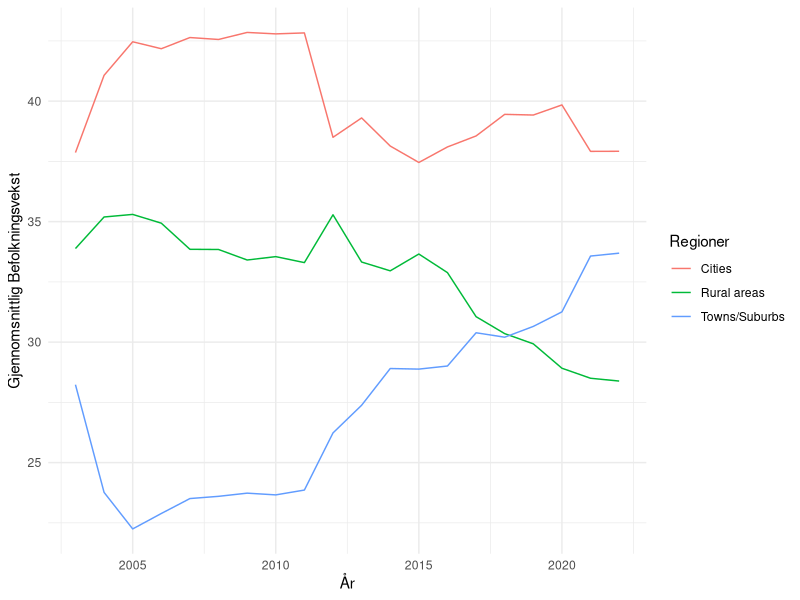
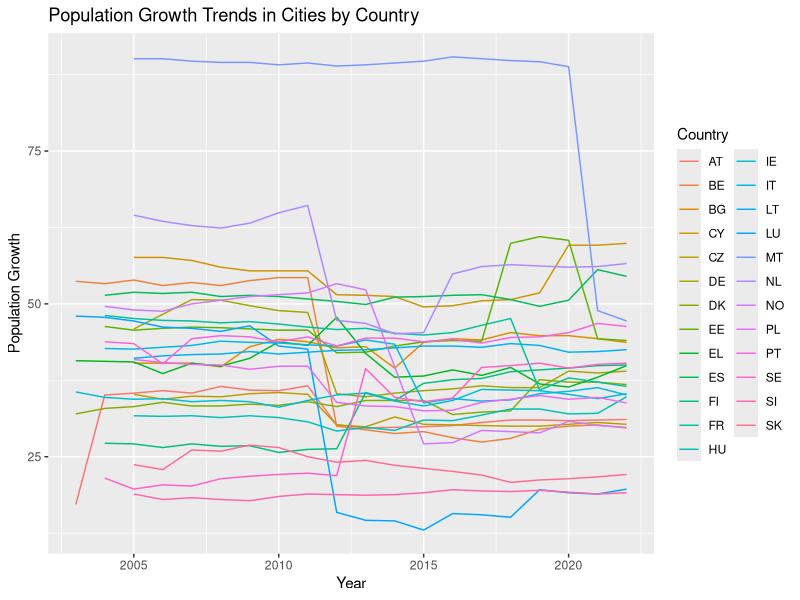
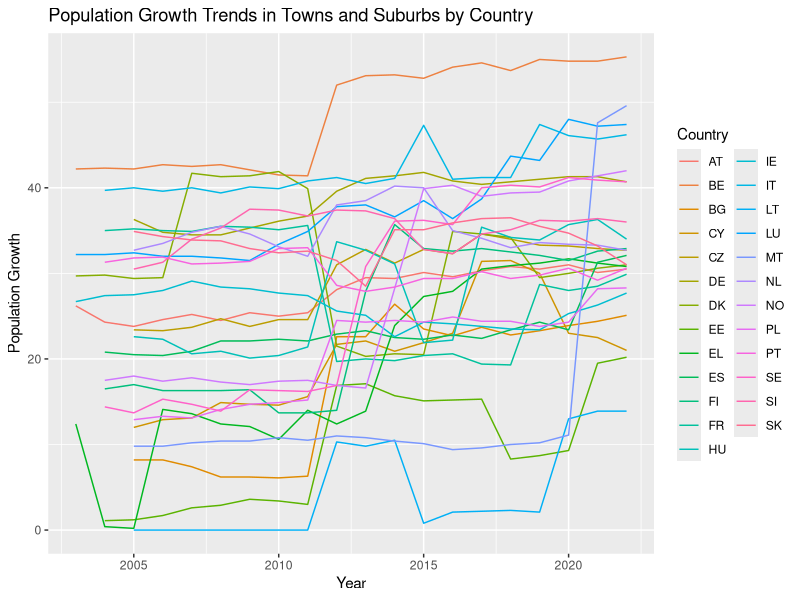
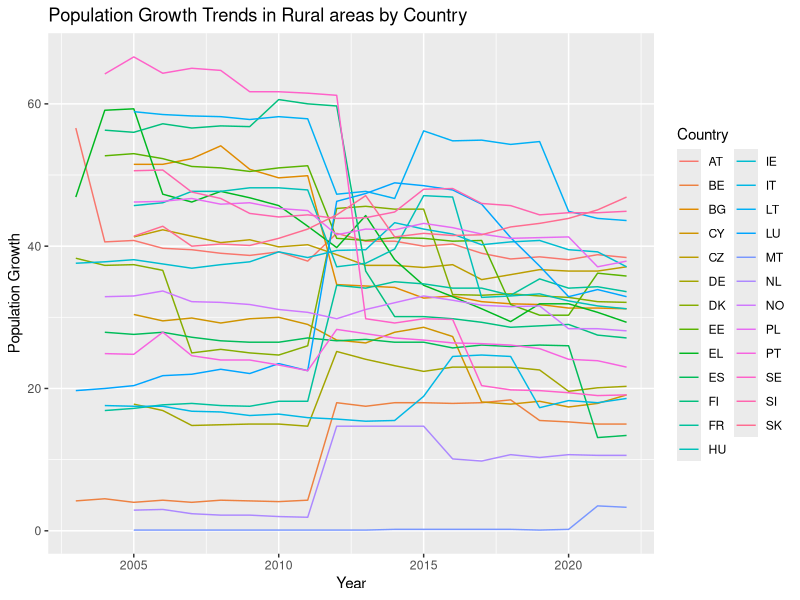
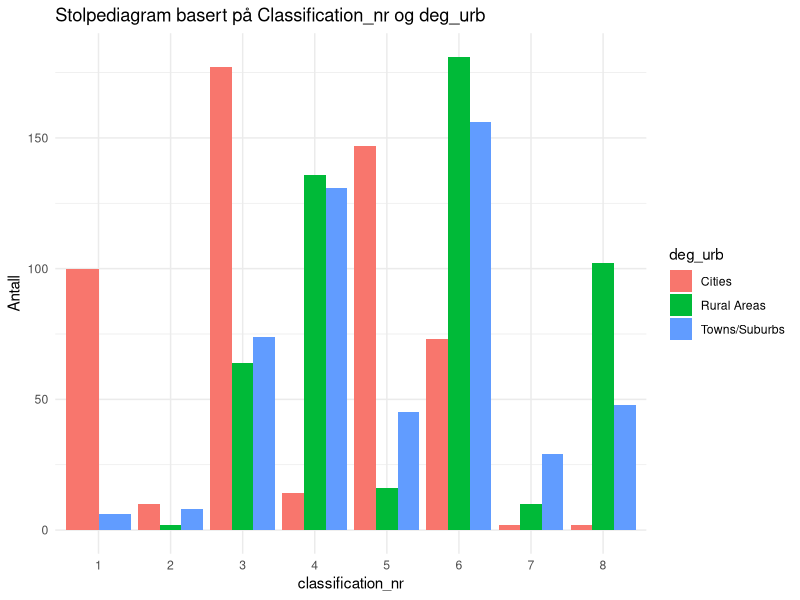
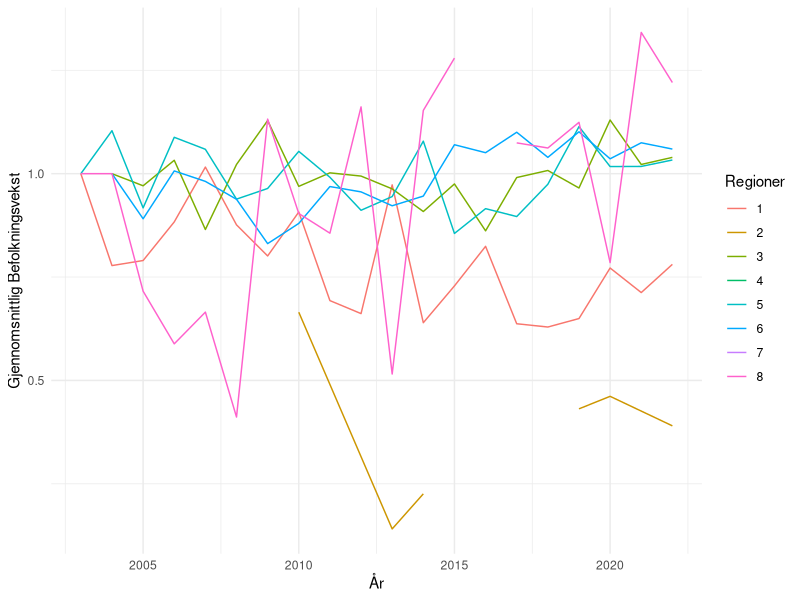
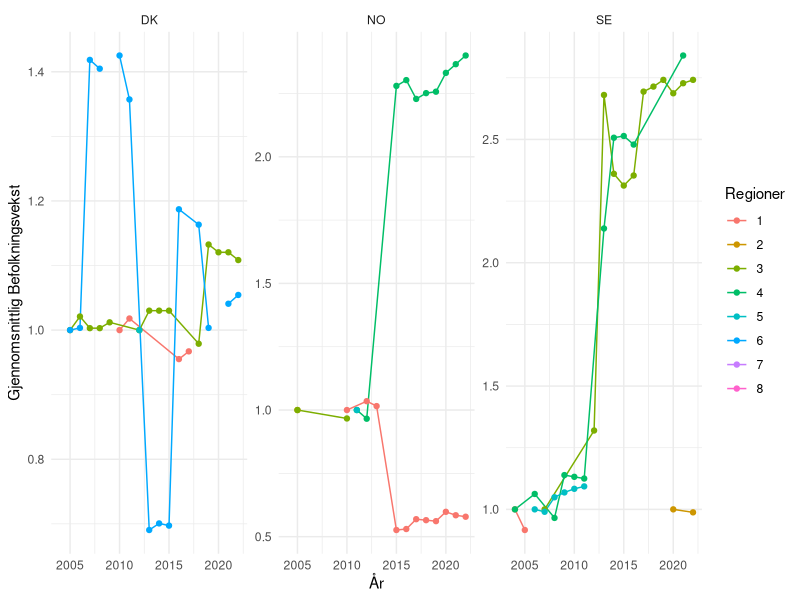
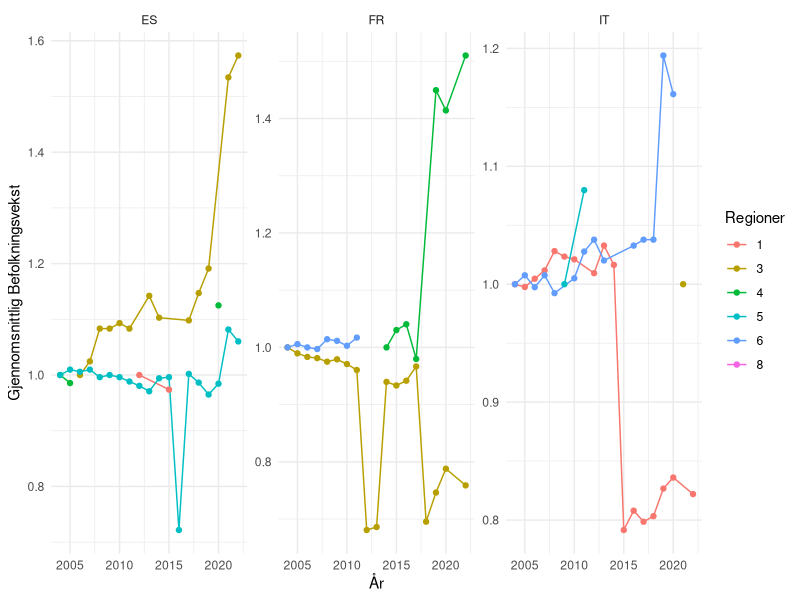

The R script that drew these images, in order:
## ---- chunk 1
#| label: setup 
#| echo: false
#| output: false
#| message: false
library(tidyverse)
library(readxl)
library(dplyr)
library(ggplot2)
library(flextable)
## ---- chunk 2
#| echo: false
#| message: false
data <- read_csv("ilc_lvho01__custom_9371289_linear.csv") 
## ---- chunk 3
#| echo: false
data <- data |>
  select(geo, deg_urb, TIME_PERIOD, OBS_VALUE) |>
  filter(!(geo %in% c("LV", "MK", "HR", "RO", "RS", "CH", "AL", "IS"))) |>
  mutate(deg_urb = case_when(
    deg_urb == "DEG1" ~ "Cities",
    deg_urb == "DEG2" ~ "Towns/Suburbs",
    deg_urb == "DEG3" ~ "Rural areas"
  ))
## ---- chunk 4
#| echo: false
#| message: false
#| label: fig-gjsnitt-befolkning
#| fig-cap: "Gjennomsnittlig befolkningsvekst i perioden 2003-2022 fordelt på regioninndelingen cities, towns/suburbs og rural areas."

data %>%
  group_by(deg_urb, TIME_PERIOD) %>%
  summarise(mean_value = mean(OBS_VALUE)) %>%
  ggplot(aes(x = TIME_PERIOD, y = mean_value, color = deg_urb)) +
  geom_line() +
  labs(x = "År",
       y = "Gjennomsnittlig Befolkningsvekst",
       color = "Regioner") +
  theme_minimal()

## ---- chunk 5
#| echo: false
subset_deg1 <- data |> 
  filter(deg_urb == "Cities")
## ---- chunk 6
#| echo: false
#| label: tbl-summary-deg1
#| tbl-cap: "Deskriptiv statistikk for befolkning i `Cities´-regioner"
summary_deg1 <- subset_deg1 %>%
  summarise(
    min = min(OBS_VALUE),
    median = median(OBS_VALUE),
    mean = mean(OBS_VALUE),
    max = max(OBS_VALUE),
    variance = var(OBS_VALUE),
    std.dev = sd(OBS_VALUE)
  ) %>%
  flextable() |> 
  width(1, width = 3.5) |> 
  width(2, width = 1.5)

summary_deg1
## ---- chunk 7
#| echo: false
subset_deg2 <- data |> 
  filter(deg_urb == "Towns/Suburbs")
## ---- chunk 8
#| echo: false
#| label: tbl-summary-deg2
#| tbl-cap: "Deskriptiv statistikk for befolkning i `Towns and Suburbs´-regioner"
summary_deg2 <- subset_deg2 %>%
  summarise(
    min = min(OBS_VALUE),
    median = median(OBS_VALUE),
    mean = mean(OBS_VALUE),
    max = max(OBS_VALUE),
    variance = var(OBS_VALUE),
    std.dev = sd(OBS_VALUE)
  ) %>%
  flextable() |> 
  width(1, width = 3.5) |> 
  width(2, width = 1.5)

summary_deg2
## ---- chunk 9
#| echo: false
subset_deg3 <- data |> 
  filter(deg_urb == "Rural areas")
## ---- chunk 10
#| echo: false
#| label: tbl-summary-deg3
#| tbl-cap: "Deskriptiv statistikk for befolkning i `Rural areas´-regioner"
summary_deg3 <- subset_deg3 %>%
  summarise(
    min = min(OBS_VALUE),
    median = median(OBS_VALUE),
    mean = mean(OBS_VALUE),
    max = max(OBS_VALUE),
    variance = var(OBS_VALUE),
    std.dev = sd(OBS_VALUE)
  ) %>%
  flextable() |> 
  width(1, width = 3.5) |> 
  width(2, width = 1.5)

summary_deg3
## ---- chunk 11
#| echo: false
cities_plot <- data |> 
  filter(deg_urb == "Cities") |> 
  ggplot(aes(x = TIME_PERIOD, y = OBS_VALUE, color = geo)) +
  geom_line() +
  labs(title = "Population Growth Trends in Cities by Country",
       x = "Year",
       y = "Population Growth",
       color = "Country")

print(cities_plot)
## ---- chunk 12
#| echo: false
towns_suburbs_plot <- data |> 
  filter(deg_urb == "Towns/Suburbs") |> 
  ggplot(aes(x = TIME_PERIOD, y = OBS_VALUE, color = geo)) +
  geom_line() +
  labs(title = "Population Growth Trends in Towns and Suburbs by Country",
       x = "Year",
       y = "Population Growth",
       color = "Country")

print(towns_suburbs_plot)
## ---- chunk 13
#| echo: false
rural_plot <- data |> 
  filter(deg_urb == "Rural areas") |> 
  ggplot(aes(x = TIME_PERIOD, y = OBS_VALUE, color = geo)) +
  geom_line() +
  labs(title = "Population Growth Trends in Rural areas by Country",
       x = "Year",
       y = "Population Growth",
       color = "Country")

print(rural_plot)
## ---- chunk 14
#| echo: false
#| message: false
data1 <- arbeidskraft <- read_csv("arbeidskraft.csv") |> 
  select(arbeidsvekst = OBS_VALUE, geo, age, deg_urb, TIME_PERIOD)

data2 <- arbeidsledighet1 <- read_csv("arbeidsledighet1.csv") |> 
  select(arbeidsledig = OBS_VALUE, geo,age, deg_urb, TIME_PERIOD)

data3 <- huspris <- read_csv("huspris.csv") |> 
  select(huspris = OBS_VALUE, geo, deg_urb, TIME_PERIOD)
## ---- chunk 15
#| echo: false
arbeidsvekst <- data1 |>
  filter(age == "Y15-64") |>
  mutate(deg_urb = case_when(
    deg_urb == "DEG1" ~ "Cities",
    deg_urb == "DEG2" ~ "Towns/Suburbs",
    deg_urb == "DEG3" ~ "Rural Areas",
    TRUE ~ as.character(deg_urb)  # Beholder andre verdier uendret
  ))
## ---- chunk 16
#| echo: false
arbeidsledige <- data2 |> 
  filter(age == "Y15-64") |>
  mutate(deg_urb = case_when(
    deg_urb == "DEG1" ~ "Cities",
    deg_urb == "DEG2" ~ "Towns/Suburbs",
    deg_urb == "DEG3" ~ "Rural Areas",
    TRUE ~ as.character(deg_urb)  # Beholder andre verdier uendret
  ))
## ---- chunk 17
#| echo: false
huspris <- data3 |> 
  mutate(deg_urb = case_when(
    deg_urb == "DEG1" ~ "Cities",
    deg_urb == "DEG2" ~ "Towns/Suburbs",
    deg_urb == "DEG3" ~ "Rural Areas",
    TRUE ~ as.character(deg_urb)  # Beholder andre verdier uendret
  ))
## ---- chunk 18
#| echo: false
join <- arbeidsvekst |> 
  left_join(arbeidsledige, join_by(geo, TIME_PERIOD, deg_urb))

join1 <- join |> 
  left_join(huspris, join_by(geo, TIME_PERIOD, deg_urb))

maindata <- join1 |> 
  left_join(data, join_by(geo, TIME_PERIOD, deg_urb))
## ---- chunk 19
#| echo: false
maindata <- maindata %>%
  group_by(geo, TIME_PERIOD) %>%
  mutate(arb.ledig.geo.mean = mean(arbeidsledig, na.rm = TRUE), huspris.geo.mean = mean(huspris, na.rm = TRUE), arb.vekst.geo.mena = mean(arbeidsvekst, na.rm = TRUE))

## ---- chunk 20
#| echo: false
maindata <- maindata %>%
  mutate(classification = case_when(
    arbeidsledig > arb.ledig.geo.mean & arbeidsvekst > arb.vekst.geo.mena & huspris > huspris.geo.mean ~ "1.høy arbeisledighet, høy arbeidsvekst, høy huspris",
    arbeidsledig > arb.ledig.geo.mean & arbeidsvekst > arb.vekst.geo.mena & huspris <= huspris.geo.mean ~ "2.høy arbeisledighet, høy arbeidsvekst, lav huspris",
    arbeidsledig > arb.ledig.geo.mean & arbeidsvekst <= arb.vekst.geo.mena & huspris > huspris.geo.mean ~ "3.høy arbeisledighet, lav arbeidsvekst, høy huspris",
    arbeidsledig > arb.ledig.geo.mean & arbeidsvekst <= arb.vekst.geo.mena & huspris <= huspris.geo.mean ~ "4.høy arbeisledighet, lav arbeidsvekst, lav huspris",
    arbeidsledig <= arb.ledig.geo.mean & arbeidsvekst > arb.vekst.geo.mena & huspris > huspris.geo.mean ~ "5.lav arbeisledighet, høy arbeidsvekst, høy huspris",
    arbeidsledig <= arb.ledig.geo.mean & arbeidsvekst > arb.vekst.geo.mena & huspris <= huspris.geo.mean ~ "6.lav arbeisledighet, høy arbeidsvekst, lav huspris",
    arbeidsledig <= arb.ledig.geo.mean & arbeidsvekst <= arb.vekst.geo.mena & huspris > huspris.geo.mean ~ "7.lav arbeisledighet, lav arbeidsvekst, høy huspris",
    arbeidsledig <= arb.ledig.geo.mean & arbeidsvekst <= arb.vekst.geo.mena & huspris <= huspris.geo.mean ~ "8. lav arbeisledighet, lav arbeidsvekst, lav huspris")
  )  %>%
  filter(!is.na(classification))
## ---- chunk 21
#| echo: false
maindata <- maindata %>%
  mutate(classification_nr = case_when(
    arbeidsledig > arb.ledig.geo.mean & arbeidsvekst > arb.vekst.geo.mena & huspris > huspris.geo.mean ~ "1",
    arbeidsledig > arb.ledig.geo.mean & arbeidsvekst > arb.vekst.geo.mena & huspris <= huspris.geo.mean ~ "2",
    arbeidsledig > arb.ledig.geo.mean & arbeidsvekst <= arb.vekst.geo.mena & huspris > huspris.geo.mean ~ "3",
    arbeidsledig > arb.ledig.geo.mean & arbeidsvekst <= arb.vekst.geo.mena & huspris <= huspris.geo.mean ~ "4",
    arbeidsledig <= arb.ledig.geo.mean & arbeidsvekst > arb.vekst.geo.mena & huspris > huspris.geo.mean ~ "5",
    arbeidsledig <= arb.ledig.geo.mean & arbeidsvekst > arb.vekst.geo.mena & huspris <= huspris.geo.mean ~ "6",
    arbeidsledig <= arb.ledig.geo.mean & arbeidsvekst <= arb.vekst.geo.mena & huspris > huspris.geo.mean ~ "7",
    arbeidsledig <= arb.ledig.geo.mean & arbeidsvekst <= arb.vekst.geo.mena & huspris <= huspris.geo.mean ~ "8")
  )  %>%
  filter(!is.na(classification)) 
## ---- chunk 22
#| echo: false
#| label: fig-stolpediagram
#| fig-cap: "Stolpediagram basert på klassifiseringe og regioninndeling."
# Lag stolpediagram
stolpediagram <- ggplot(maindata, aes(x = as.factor(classification_nr), fill = deg_urb)) +
  geom_bar(position = "dodge", stat = "count") +
  labs(title = "Stolpediagram basert på Classification_nr og deg_urb",
       x = "classification_nr",
       y = "Antall") +
  theme_minimal()

# Vis stolpediagrammet
print(stolpediagram)
## ---- chunk 23
maindata %>%
  group_by(classification_nr, TIME_PERIOD) %>%
  summarise(mean_value = mean(OBS_VALUE, na.rm = TRUE)) %>%
    mutate(demeaned_value = mean_value/first(mean_value)) %>%
  ggplot(aes(x = TIME_PERIOD, y = demeaned_value, color = classification_nr)) +
  geom_line() +
  labs(x = "År",
       y = "Gjennomsnittlig Befolkningsvekst",
       color = "Regioner") +
  theme_minimal()
## ---- chunk 24
library(ggplot2)

maindata %>%
  filter(geo %in% c("DK", "NO", "SE")) %>%
  group_by(geo, classification_nr, TIME_PERIOD) %>%
  summarise(mean_value = mean(OBS_VALUE, na.rm = TRUE)) %>%
  mutate(demeaned_value = mean_value / first(mean_value)) %>%
  ggplot(aes(x = TIME_PERIOD, y = demeaned_value, color = classification_nr)) +
  geom_line() +
  geom_point() +
  labs(x = "År",
       y = "Gjennomsnittlig Befolkningsvekst",
       color = "Regioner") +
  theme_minimal() +
  facet_wrap(~geo, scales = "free_y")

## ---- chunk 25
library(ggplot2)

maindata %>%
  filter(geo %in% c("ES", "IT", "FR")) %>%
  group_by(geo, classification_nr, TIME_PERIOD) %>%
  summarise(mean_value = mean(OBS_VALUE, na.rm = TRUE)) %>%
  mutate(demeaned_value = mean_value / first(mean_value)) %>%
  ggplot(aes(x = TIME_PERIOD, y = demeaned_value, color = classification_nr)) +
  geom_line() +
  geom_point() +
  labs(x = "År",
       y = "Gjennomsnittlig Befolkningsvekst",
       color = "Regioner") +
  theme_minimal() +
  facet_wrap(~geo, scales = "free_y")
